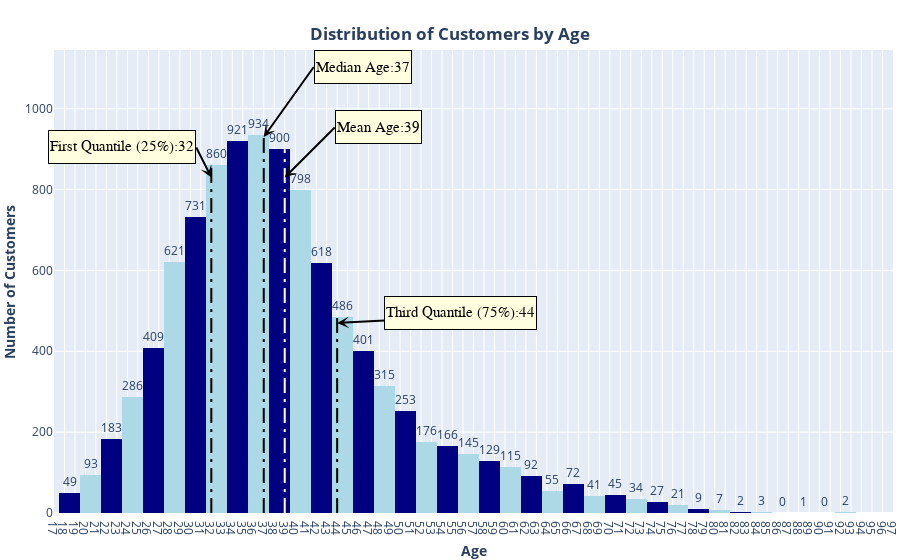

The notebook cell this image was saved under:
### Code cell
fig=px.histogram(
           df,x='Age',
           nbins=40,
           range_x=[17,df['Age'].max()+5],
           
)
fig.update_traces(textposition='outside',texttemplate='%{y}',text=df['Age'])
fig.update_traces(marker=dict(color=['navy' if i% 2==0 else 'lightblue' for i in range(len(df))]))
fig.update_layout(title=dict(text="<b>Distribution of Customers by Age</b>",
                             x=0.5,y=0.95),
                             margin=dict(l=0,r=0,t=50,b=2),
                             yaxis=dict(title='<b>Number of Customers</b>', showgrid=True),
                             xaxis=dict(title='<b>Age</b>',
                             tickmode='linear',
                             dtick=1,
                             showgrid=True,
                             zeroline=False,


                ))
fig.add_shape( go.layout.Shape( type='line',
                x0=mean_age,
                x1=mean_age,
                y0=0,
                y1=900,
                line=dict(color='White',dash='longdashdot',width=2),
                             )
)
fig.add_annotation(
                   x=mean_age,
                   y= 830 ,
                   text=f'Mean Age:{mean_age}',
                   showarrow=True,
                   arrowcolor='black',
                   arrowwidth=2,
                   arrowhead=3,
                   xref='x',
                   yref='y',
                   font=dict(size=15,color='black',family='bold'),
                   align='left',
                   xanchor='left',
                   bgcolor='lightyellow',
                   bordercolor='black',
                   borderwidth=1,
                   height=30,
                   ax=50,
                   ay=-50
)
fig.add_shape( go.layout.Shape( type='line',
                x0=median_age,
                x1=median_age,
                y0=0,
                y1=934,
                line=dict(color='black',dash='longdashdot',width=2),
                             )
)
fig.add_annotation(
                   x=median_age,
                   y= 930 ,
                   text=f'Median Age:{median_age}',
                   showarrow=True,
                   arrowcolor='black',
                   arrowwidth=2,
                   arrowhead=3,
                   xref='x',
                   yref='y',
                   font=dict(size=15,color='black',family='bold'),
                   align='left',
                   xanchor='left',
                   bgcolor='lightyellow',
                   bordercolor='black',
                   borderwidth=1,
                   height=30,
                   ax=50,
                   ay=-70
)
fig.add_shape( go.layout.Shape( type='line',
                x0=q25_age,
                x1=q25_age,
                y0=0,
                y1=860,
                line=dict(color='black',dash='longdashdot',width=2),
                             )
)
fig.add_annotation(
                   x=q25_age,
                   y= 830 ,
                   text=f'First Quantile (25%):{q25_age}',
                   showarrow=True,
                   arrowcolor='black',
                   arrowhead=3,
                   xref='x',
                   yref='y',
                   font=dict(size=15,color='black',family='bold'),
                   align='left',
                   xanchor='right',
                   bgcolor='lightyellow',
                   bordercolor='black',
                   arrowwidth=2,
                   borderwidth=1,
                   height=30,
                   ax=-15,
                   ay=-30,
)

fig.add_shape( go.layout.Shape( type='line',
                x0=q75_age,
                x1=q75_age,
                y0=0,
                y1=486,
                line=dict(color='black',dash='longdashdot',width=2),
                             )
)
fig.add_annotation(
                   x=q75_age,
                   y= 470 ,
                   text=f'Third Quantile (75%):{q75_age}',
                   showarrow=True,
                   arrowcolor='black',
                   arrowhead=3,
                   xref='x',
                   yref='y',
                   font=dict(size=15,color='black',family='bold'),
                   align='left',
                   xanchor='right',
                   bgcolor='lightyellow',
                   bordercolor='black',
                   arrowwidth=2,
                   borderwidth=1,
                   height=30,
                   ax=200,
                   ay=-10,
)

fig.show()

### Figure 1 — Plotly figure (JSON) as saved in the notebook; plotly's stock layout.template omitted (floating-point values rounded to 4 significant figures; data arrays with more than 128 entries replaced by an {"elided": "..."} marker saying what was removed)
{"data": [{"alignmentgroup": "True", "bingroup": "x", "hovertemplate": "Age=%{x}<br>count=%{y}<extra></extra>", "legendgroup": "", "marker": {"color": {"elided": "10000 str values"}, "pattern": {"shape": ""}}, "name": "", "nbinsx": 40, "offsetgroup": "", "orientation": "v", "showlegend": false, "text": {"elided": "10000 int values"}, "textposition": "outside", "texttemplate": "%{y}", "type": "histogram", "x": {"elided": "10000 int values"}, "xaxis": "x", "yaxis": "y"}], "layout": {"annotations": [{"align": "left", "arrowcolor": "black", "arrowhead": 3, "arrowwidth": 2, "ax": 50, "ay": -50, "bgcolor": "lightyellow", "bordercolor": "black", "borderwidth": 1, "font": {"color": "black", "family": "bold", "size": 15}, "height": 30, "showarrow": true, "text": "Mean Age:39", "x": 39, "xanchor": "left", "xref": "x", "y": 830, "yref": "y"}, {"align": "left", "arrowcolor": "black", "arrowhead": 3, "arrowwidth": 2, "ax": 50, "ay": -70, "bgcolor": "lightyellow", "bordercolor": "black", "borderwidth": 1, "font": {"color": "black", "family": "bold", "size": 15}, "height": 30, "showarrow": true, "text": "Median Age:37", "x": 37, "xanchor": "left", "xref": "x", "y": 930, "yref": "y"}, {"align": "left", "arrowcolor": "black", "arrowhead": 3, "arrowwidth": 2, "ax": -15, "ay": -30, "bgcolor": "lightyellow", "bordercolor": "black", "borderwidth": 1, "font": {"color": "black", "family": "bold", "size": 15}, "height": 30, "showarrow": true, "text": "First Quantile (25%):32", "x": 32, "xanchor": "right", "xref": "x", "y": 830, "yref": "y"}, {"align": "left", "arrowcolor": "black", "arrowhead": 3, "arrowwidth": 2, "ax": 200, "ay": -10, "bgcolor": "lightyellow", "bordercolor": "black", "borderwidth": 1, "font": {"color": "black", "family": "bold", "size": 15}, "height": 30, "showarrow": true, "text": "Third Quantile (75%):44", "x": 44, "xanchor": "right", "xref": "x", "y": 470, "yref": "y"}], "barmode": "relative", "legend": {"tracegroupgap": 0}, "margin": {"b": 2, "l": 0, "r": 0, "t": 50}, "shapes": [{"line": {"color": "White", "dash": "longdashdot", "width": 2}, "type": "line", "x0": 39, "x1": 39, "y0": 0, "y1": 900}, {"line": {"color": "black", "dash": "longdashdot", "width": 2}, "type": "line", "x0": 37, "x1": 37, "y0": 0, "y1": 934}, {"line": {"color": "black", "dash": "longdashdot", "width": 2}, "type": "line", "x0": 32, "x1": 32, "y0": 0, "y1": 860}, {"line": {"color": "black", "dash": "longdashdot", "width": 2}, "type": "line", "x0": 44, "x1": 44, "y0": 0, "y1": 486}], "title": {"text": "<b>Distribution of Customers by Age</b>", "x": 0.5, "y": 0.95}, "xaxis": {"anchor": "y", "domain": [0, 1], "dtick": 1, "range": [17, 97], "showgrid": true, "tickmode": "linear", "title": {"text": "<b>Age</b>"}, "zeroline": false}, "yaxis": {"anchor": "x", "domain": [0, 1], "showgrid": true, "title": {"text": "<b>Number of Customers</b>"}}}}
